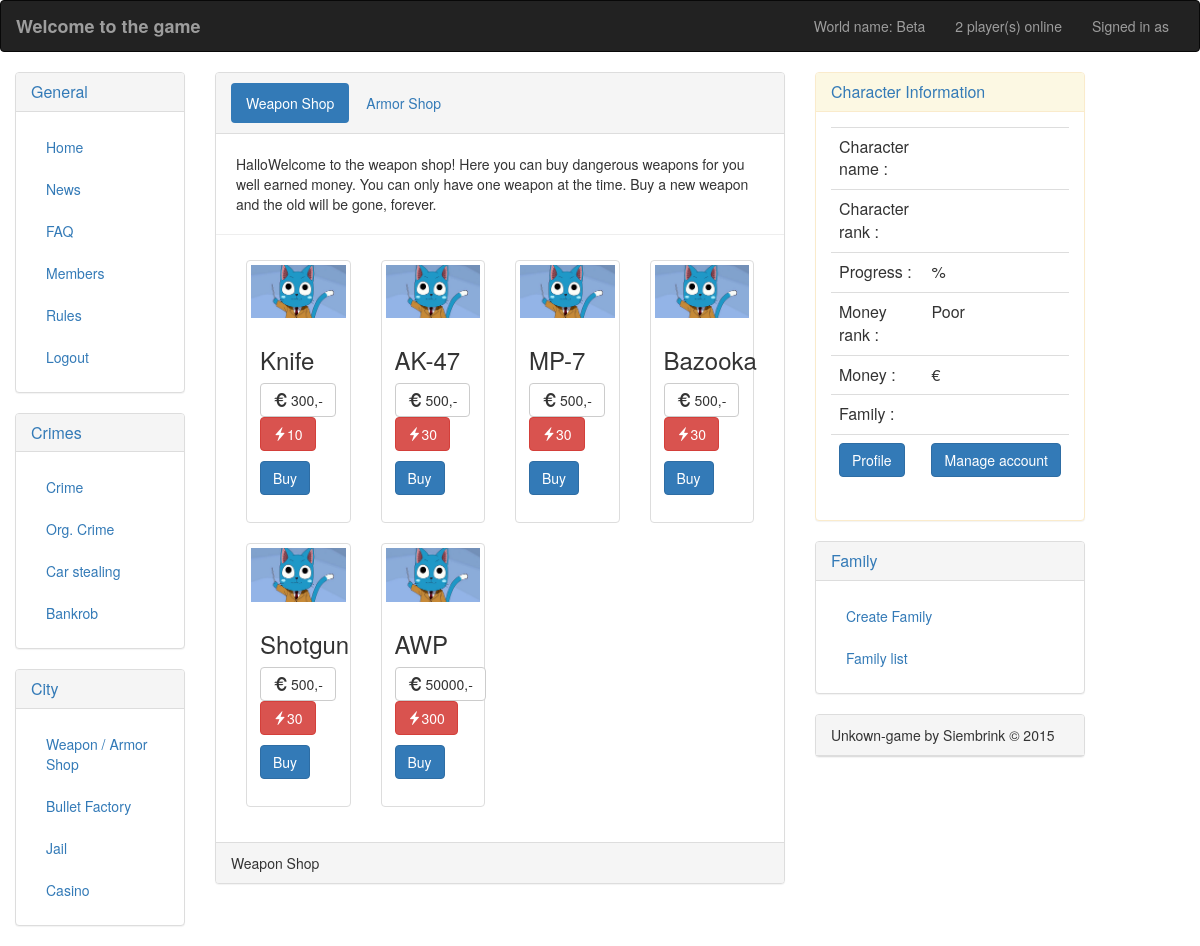
/game/shop.php, run on the app's committed database.
### tables this page shows
CREATE TABLE IF NOT EXISTS `world` (
`world_id` int(2) NOT NULL,
  `world_name` varchar(30) NOT NULL,
  `world_start` datetime NOT NULL,
  `world_end` datetime NOT NULL
);

CREATE TABLE IF NOT EXISTS `weapon_shop` (
`id` int(11) NOT NULL,
  `weap_name` varchar(30) NOT NULL,
  `cost` int(11) NOT NULL,
  `damage` int(11) NOT NULL,
  `images` varchar(50) NOT NULL
);

### game/includes/functions.php (called while the page is built, shortened)
<?php
function selectWorldName($connection, $id) {
    $select = mysqli_prepare($connection, "SELECT world_name, world_start, world_end FROM world WHERE world_id = ?");
    mysqli_stmt_bind_param($select, "i", $id);
    mysqli_stmt_execute($select);
    mysqli_stmt_bind_result($select, $name, $start, $end);
    return array($name, $start, $end);
}
function usersOnline($connection) {
    $number = 1;
    $select = mysqli_prepare($connection, "SELECT count(online) FROM player WHERE online = ?");
    mysqli_stmt_bind_param($select, "i", $number);
    mysqli_stmt_execute($select);
    mysqli_stmt_bind_result($select, $online);
    return $online;
}

### game/shop.php (the view, shortened to what this page needs)
<?php
include ("../includes/config.php");
include ("includes/functions.php");
$world = selectWorldName($connection, 1);
$online = usersOnline($connection_world);
?>
<html>
    <head>
        <link rel="stylesheet" type="text/css" href="../css/bootstrap.css">
        <link rel="stylesheet" type="text/css" href="../css/style.css">
    </head>
    <body>
        <div class="container-fluid">
            <div class="row">
                <div class="col-md-offset-0 main">
                    <nav class="navbar navbar-inverse">
                        <div class="container-fluid">
                            <div class="navbar-header">
                                <a class="navbar-brand" href="#">
                                    <strong>Welcome to the game</strong>
                                </a>
                            </div>
                            <p class="navbar-text navbar-right">Signed in as <?php echo $_SESSION['name']; ?></p>
                            <p class="navbar-text navbar-right"><?php echo $online; ?> player(s) online</p>
                            <p class="navbar-text navbar-right">World name: <?php echo $world[0]; ?></p>
                        </div>
                    </nav>
                    <?php
                    include("layout/navside.php");
                    ?>
                    <div class="col-sm-6">
                        <div class="panel panel-default">
                            <div class="panel-heading">
                                <ul class="nav nav-pills" role="tablist">
                                    <li role="presentation" class='active'><a href="shop.php">Weapon Shop</a></li>
                                    <li role="presentation"><a href="armor_shop.php">Armor Shop</a></li>
                                </ul>
                            </div>
                            <p class="page-header" style="padding: 20 30 20 20px;">
                               HalloWelcome to the weapon shop! Here you can buy dangerous weapons for you well earned money. You can only have one weapon at the time. Buy a new weapon and the old will be gone, forever.
                            </p>
                            <div class="panel-body">
                                <div class="row">
                                    <div class="col-sm-12">
                                        <?php
                                        $shop = mysqli_prepare($connection_world, "SELECT * FROM weapon_shop");
                                        mysqli_stmt_execute($shop);
                                        mysqli_stmt_bind_result($shop, $id, $name, $cost, $damage, $image);
                                        while (mysqli_stmt_fetch($shop)) {
                                            echo '<div class="col-sm-3">';
                                            echo '<div class="thumbnail">';
                                            echo '<img src="' . $image . '" alt="Weapon width="800" height="400" ">';
                                            echo '<div class="caption">';
                                            echo '<h3>' . $name . ' </h3>';
                                            echo '<form method="POST">';
                                            echo '<a href="#" class="btn btn-default" role="button"><span class="glyphicon glyphicon-eur" aria-hidden="true"></span> ' . $cost . ',-</a> ';
                                            echo '<a href="#" class="btn btn-danger" role="button"><span class="glyphicon glyphicon-flash" aria-hidden="true"></span>' . $damage . '</a></p>';
                                            echo '<input type="submit" class="btn btn-primary" value="Buy" name="buy"> ';
                                            echo '</form>';
                                            echo '</div>';
                                            echo '</div>';
                                            echo '</div>';
                                        }
                                        ?>
                                    </div>
                                </div>
                            </div>
                            <div class='panel-footer'>Weapon Shop</div>
                        </div>
                    </div>
                    <?php
                    include ("layout/navright.php");
                    ?>
                </div>
            </div>
        </div>
    </body>
</html>

### css/style.css (style rules this page uses)
body { // background-color: #C0C0C0; background-image: url("/maffia/game/images/background.jpg"); }

### data on the page
world: world_name "Beta"
weapon_shop: name "Knife", cost "300", damage "10"
weapon_shop: name "AK-47", cost "500", damage "30"
weapon_shop: name "MP-7", cost "500", damage "30"
weapon_shop: name "Bazooka", cost "500", damage "30"
weapon_shop: name "Shotgun", cost "500", damage "30"
weapon_shop: name "AWP", cost "50000", damage "300"

### other printed values
$online "2"
$money "Poor"
